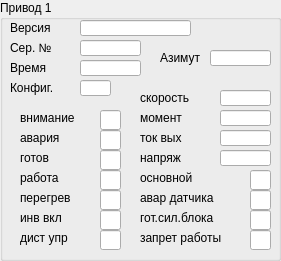
  <widget class="QGroupBox" name="groupDrive1">
   <property name="geometry">
    <rect>
     <x>10</x>
     <y>10</y>
     <width>281</width>
     <height>261</height>
    </rect>
   </property>
   <property name="title">
    <string>Привод 1</string>
   </property>
   <widget class="QLabel" name="labelVersion1">
    <property name="geometry">
     <rect>
      <x>10</x>
      <y>20</y>
      <width>61</width>
      <height>16</height>
     </rect>
    </property>
    <property name="text">
     <string>Версия</string>
    </property>
   </widget>
   <widget class="QLineEdit" name="editVersion1">
    <property name="geometry">
     <rect>
      <x>80</x>
      <y>20</y>
      <width>111</width>
      <height>16</height>
     </rect>
    </property>
    <property name="text">
     <string/>
    </property>
    <property name="alignment">
     <set>Qt::AlignCenter</set>
    </property>
    <property name="readOnly">
     <bool>true</bool>
    </property>
   </widget>
   <widget class="QLineEdit" name="editSerial1">
    <property name="geometry">
     <rect>
      <x>80</x>
      <y>40</y>
      <width>61</width>
      <height>16</height>
     </rect>
    </property>
    <property name="alignment">
     <set>Qt::AlignCenter</set>
    </property>
    <property name="readOnly">
     <bool>true</bool>
    </property>
   </widget>
   <widget class="QLabel" name="labelSerial1">
    <property name="geometry">
     <rect>
      <x>10</x>
      <y>40</y>
      <width>61</width>
      <height>16</height>
     </rect>
    </property>
    <property name="text">
     <string>Cер. №</string>
    </property>
   </widget>
   <widget class="QLineEdit" name="editTime1">
    <property name="geometry">
     <rect>
      <x>80</x>
      <y>60</y>
      <width>61</width>
      <height>16</height>
     </rect>
    </property>
    <property name="alignment">
     <set>Qt::AlignCenter</set>
    </property>
    <property name="readOnly">
     <bool>true</bool>
    </property>
   </widget>
   <widget class="QLabel" name="labelTime1">
    <property name="geometry">
     <rect>
      <x>10</x>
      <y>60</y>
      <width>61</width>
      <height>16</height>
     </rect>
    </property>
    <property name="text">
     <string>Время</string>
    </property>
   </widget>
   <widget class="QLabel" name="labelConfig1">
    <property name="geometry">
     <rect>
      <x>10</x>
      <y>80</y>
      <width>61</width>
      <height>16</height>
     </rect>
    </property>
    <property name="text">
     <string>Конфиг.</string>
    </property>
   </widget>
   <widget class="QLineEdit" name="editConfig1">
    <property name="geometry">
     <rect>
      <x>80</x>
      <y>80</y>
      <width>31</width>
      <height>16</height>
     </rect>
    </property>
    <property name="alignment">
     <set>Qt::AlignCenter</set>
    </property>
    <property name="readOnly">
     <bool>true</bool>
    </property>
   </widget>
   <widget class="QLineEdit" name="editBan1">
    <property name="geometry">
     <rect>
      <x>250</x>
      <y>230</y>
      <width>21</width>
      <height>20</height>
     </rect>
    </property>
    <property name="text">
     <string/>
    </property>
    <property name="alignment">
     <set>Qt::AlignCenter</set>
    </property>
    <property name="readOnly">
     <bool>true</bool>
    </property>
   </widget>
   <widget class="QLabel" name="labelBan1">
    <property name="geometry">
     <rect>
      <x>140</x>
      <y>230</y>
      <width>101</width>
      <height>16</height>
     </rect>
    </property>
    <property name="text">
     <string>запрет работы</string>
    </property>
   </widget>
   <widget class="QLineEdit" name="editDist1">
    <property name="geometry">
     <rect>
      <x>100</x>
      <y>230</y>
      <width>21</width>
      <height>20</height>
     </rect>
    </property>
    <property name="alignment">
     <set>Qt::AlignCenter</set>
    </property>
    <property name="readOnly">
     <bool>true</bool>
    </property>
   </widget>
   <widget class="QLineEdit" name="editAlarm1">
    <property name="geometry">
     <rect>
      <x>100</x>
      <y>130</y>
      <width>21</width>
      <height>20</height>
     </rect>
    </property>
    <property name="alignment">
     <set>Qt::AlignCenter</set>
    </property>
    <property name="readOnly">
     <bool>true</bool>
    </property>
   </widget>
   <widget class="QLabel" name="labelDist1">
    <property name="geometry">
     <rect>
      <x>20</x>
      <y>230</y>
      <width>81</width>
      <height>16</height>
     </rect>
    </property>
    <property name="text">
     <string>дист упр</string>
    </property>
   </widget>
   <widget class="QLineEdit" name="editInvertor1">
    <property name="geometry">
     <rect>
      <x>100</x>
      <y>210</y>
      <width>21</width>
      <height>20</height>
     </rect>
    </property>
    <property name="alignment">
     <set>Qt::AlignCenter</set>
    </property>
    <property name="readOnly">
     <bool>true</bool>
    </property>
   </widget>
   <widget class="QLineEdit" name="editWork1">
    <property name="geometry">
     <rect>
      <x>100</x>
      <y>170</y>
      <width>21</width>
      <height>20</height>
     </rect>
    </property>
    <property name="alignment">
     <set>Qt::AlignCenter</set>
    </property>
    <property name="readOnly">
     <bool>true</bool>
    </property>
   </widget>
   <widget class="QLabel" name="labelWarn1">
    <property name="geometry">
     <rect>
      <x>20</x>
      <y>110</y>
      <width>81</width>
      <height>16</height>
     </rect>
    </property>
    <property name="text">
     <string>внимание</string>
    </property>
   </widget>
   <widget class="QLabel" name="labelReady1">
    <property name="geometry">
     <rect>
      <x>20</x>
      <y>150</y>
      <width>81</width>
      <height>16</height>
     </rect>
    </property>
    <property name="text">
     <string>готов</string>
    </property>
   </widget>
   <widget class="QLabel" name="labelWork1">
    <property name="geometry">
     <rect>
      <x>20</x>
      <y>170</y>
      <width>81</width>
      <height>16</height>
     </rect>
    </property>
    <property name="text">
     <string>работа</string>
    </property>
   </widget>
   <widget class="QLabel" name="labelInvertor1">
    <property name="geometry">
     <rect>
      <x>20</x>
      <y>210</y>
      <width>81</width>
      <height>16</height>
     </rect>
    </property>
    <property name="text">
     <string>инв вкл</string>
    </property>
   </widget>
   <widget class="QLabel" name="labelAlarm1">
    <property name="geometry">
     <rect>
      <x>20</x>
      <y>130</y>
      <width>81</width>
      <height>16</height>
     </rect>
    </property>
    <property name="text">
     <string>авария</string>
    </property>
   </widget>
   <widget class="QLineEdit" name="editWarn1">
    <property name="geometry">
     <rect>
      <x>100</x>
      <y>110</y>
      <width>21</width>
      <height>20</height>
     </rect>
    </property>
    <property name="alignment">
     <set>Qt::AlignCenter</set>
    </property>
    <property name="readOnly">
     <bool>true</bool>
    </property>
   </widget>
   <widget class="QLineEdit" name="editReady1">
    <property name="geometry">
     <rect>
      <x>100</x>
      <y>150</y>
      <width>21</width>
      <height>20</height>
     </rect>
    </property>
    <property name="alignment">
     <set>Qt::AlignCenter</set>
    </property>
    <property name="readOnly">
     <bool>true</bool>
    </property>
   </widget>
   <widget class="QLabel" name="labelHeat1">
    <property name="geometry">
     <rect>
      <x>20</x>
      <y>190</y>
      <width>81</width>
      <height>16</height>
     </rect>
    </property>
    <property name="text">
     <string>перегрев</string>
    </property>
   </widget>
   <widget class="QLineEdit" name="editHeat1">
    <property name="geometry">
     <rect>
      <x>100</x>
      <y>190</y>
      <width>21</width>
      <height>20</height>
     </rect>
    </property>
    <property name="alignment">
     <set>Qt::AlignCenter</set>
    </property>
    <property name="readOnly">
     <bool>true</bool>
    </property>
   </widget>
   <widget class="QLineEdit" name="editSensor1">
    <property name="geometry">
     <rect>
      <x>250</x>
      <y>190</y>
      <width>21</width>
      <height>20</height>
     </rect>
    </property>
    <property name="alignment">
     <set>Qt::AlignCenter</set>
    </property>
    <property name="readOnly">
     <bool>true</bool>
    </property>
   </widget>
   <widget class="QLabel" name="labelSensor1">
    <property name="geometry">
     <rect>
      <x>140</x>
      <y>190</y>
      <width>111</width>
      <height>16</height>
     </rect>
    </property>
    <property name="text">
     <string>авар датчика</string>
    </property>
   </widget>
   <widget class="QLineEdit" name="editPwrReady1">
    <property name="geometry">
     <rect>
      <x>250</x>
      <y>210</y>
      <width>21</width>
      <height>20</height>
     </rect>
    </property>
    <property name="alignment">
     <set>Qt::AlignCenter</set>
    </property>
    <property name="readOnly">
     <bool>true</bool>
    </property>
   </widget>
   <widget class="QLabel" name="labelPwrReady1">
    <property name="geometry">
     <rect>
      <x>140</x>
      <y>210</y>
      <width>111</width>
      <height>16</height>
     </rect>
    </property>
    <property name="text">
     <string>гот.сил.блока</string>
    </property>
   </widget>
   <widget class="QLineEdit" name="editAzimuth1">
    <property name="geometry">
     <rect>
      <x>210</x>
      <y>50</y>
      <width>61</width>
      <height>16</height>
     </rect>
    </property>
    <property name="alignment">
     <set>Qt::AlignCenter</set>
    </property>
    <property name="readOnly">
     <bool>true</bool>
    </property>
   </widget>
   <widget class="QLabel" name="labelAzimuth1">
    <property name="geometry">
     <rect>
      <x>160</x>
      <y>50</y>
      <width>51</width>
      <height>16</height>
     </rect>
    </property>
    <property name="text">
     <string>Азимут</string>
    </property>
   </widget>
   <widget class="QLineEdit" name="editMain1">
    <property name="geometry">
     <rect>
      <x>250</x>
      <y>170</y>
      <width>21</width>
      <height>20</height>
     </rect>
    </property>
    <property name="minimumSize">
     <size>
      <width>0</width>
      <height>20</height>
     </size>
    </property>
    <property name="alignment">
     <set>Qt::AlignCenter</set>
    </property>
    <property name="readOnly">
     <bool>true</bool>
    </property>
   </widget>
   <widget class="QLabel" name="labelMain1">
    <property name="geometry">
     <rect>
      <x>140</x>
      <y>170</y>
      <width>111</width>
      <height>16</height>
     </rect>
    </property>
    <property name="text">
     <string>основной</string>
    </property>
   </widget>
   <widget class="QLineEdit" name="editSpeed1">
    <property name="geometry">
     <rect>
      <x>220</x>
      <y>90</y>
      <width>51</width>
      <height>16</height>
     </rect>
    </property>
    <property name="alignment">
     <set>Qt::AlignCenter</set>
    </property>
    <property name="readOnly">
     <bool>true</bool>
    </property>
   </widget>
   <widget class="QLabel" name="labelSpeed1">
    <property name="geometry">
     <rect>
      <x>140</x>
      <y>90</y>
      <width>81</width>
      <height>16</height>
     </rect>
    </property>
    <property name="text">
     <string>скорость</string>
    </property>
   </widget>
   <widget class="QLineEdit" name="editCurrent1">
    <property name="geometry">
     <rect>
      <x>220</x>
      <y>130</y>
      <width>51</width>
      <height>16</height>
     </rect>
    </property>
    <property name="alignment">
     <set>Qt::AlignCenter</set>
    </property>
    <property name="readOnly">
     <bool>true</bool>
    </property>
   </widget>
   <widget class="QLineEdit" name="editVoltage1">
    <property name="geometry">
     <rect>
      <x>220</x>
      <y>150</y>
      <width>51</width>
      <height>16</height>
     </rect>
    </property>
    <property name="alignment">
     <set>Qt::AlignCenter</set>
    </property>
    <property name="readOnly">
     <bool>true</bool>
    </property>
   </widget>
   <widget class="QLabel" name="labelCurrent1">
    <property name="geometry">
     <rect>
      <x>140</x>
      <y>130</y>
      <width>81</width>
      <height>16</height>
     </rect>
    </property>
    <property name="text">
     <string>ток вых</string>
    </property>
   </widget>
   <widget class="QLabel" name="labelVoltage1">
    <property name="geometry">
     <rect>
      <x>140</x>
      <y>150</y>
      <width>81</width>
      <height>16</height>
     </rect>
    </property>
    <property name="text">
     <string>напряж</string>
    </property>
   </widget>
   <widget class="QLineEdit" name="editMoment1">
    <property name="geometry">
     <rect>
      <x>220</x>
      <y>110</y>
      <width>51</width>
      <height>16</height>
     </rect>
    </property>
    <property name="alignment">
     <set>Qt::AlignCenter</set>
    </property>
    <property name="readOnly">
     <bool>true</bool>
    </property>
   </widget>
   <widget class="QLabel" name="labelMoment1">
    <property name="geometry">
     <rect>
      <x>140</x>
      <y>110</y>
      <width>81</width>
      <height>16</height>
     </rect>
    </property>
    <property name="text">
     <string>момент</string>
    </property>
   </widget>
  </widget>
